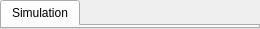
        <widget class="QTabWidget" name="tabWidget_Simulation">
         <property name="sizePolicy">
          <sizepolicy hsizetype="Minimum" vsizetype="Preferred">
           <horstretch>0</horstretch>
           <verstretch>0</verstretch>
          </sizepolicy>
         </property>
         <property name="minimumSize">
          <size>
           <width>260</width>
           <height>0</height>
          </size>
         </property>
         <property name="currentIndex">
          <number>0</number>
         </property>
         <widget class="QWidget" name="tab_3">
          <attribute name="title">
           <string>Simulation</string>
          </attribute>
          <widget class="QCheckBox" name="stats">
           <property name="geometry">
            <rect>
             <x>150</x>
             <y>170</y>
             <width>93</width>
             <height>31</height>
            </rect>
           </property>
           <property name="text">
            <string>Gather stats</string>
           </property>
           <property name="checked">
            <bool>false</bool>
           </property>
          </widget>
          <widget class="QPushButton" name="pushButton_SimStop">
           <property name="geometry">
            <rect>
             <x>170</x>
             <y>40</y>
             <width>41</width>
             <height>41</height>
            </rect>
           </property>
           <property name="toolTip">
            <string>Stop and restart from begining</string>
           </property>
           <property name="text">
            <string/>
           </property>
           <property name="icon">
            <iconset resource="resources.qrc">
             <normaloff>:/Icons/Icons/Stop.png</normaloff>:/Icons/Icons/Stop.png</iconset>
           </property>
           <property name="iconSize">
            <size>
             <width>32</width>
             <height>32</height>
            </size>
           </property>
          </widget>
          <widget class="QPushButton" name="pushButton_SimPause">
           <property name="geometry">
            <rect>
             <x>120</x>
             <y>40</y>
             <width>41</width>
             <height>41</height>
            </rect>
           </property>
           <property name="toolTip">
            <string>Pause simulation</string>
           </property>
           <property name="text">
            <string/>
           </property>
           <property name="icon">
            <iconset resource="resources.qrc">
             <normaloff>:/Icons/Icons/Pause.png</normaloff>:/Icons/Icons/Pause.png</iconset>
           </property>
           <property name="iconSize">
            <size>
             <width>32</width>
             <height>32</height>
            </size>
           </property>
          </widget>
          <widget class="QLabel" name="label_11">
           <property name="geometry">
            <rect>
             <x>170</x>
             <y>80</y>
             <width>63</width>
             <height>31</height>
            </rect>
           </property>
           <property name="text">
            <string>Nb of years</string>
           </property>
          </widget>
          <widget class="QSpinBox" name="nbYears">
           <property name="enabled">
            <bool>true</bool>
           </property>
           <property name="geometry">
            <rect>
             <x>170</x>
             <y>105</y>
             <width>61</width>
             <height>25</height>
            </rect>
           </property>
           <property name="toolTip">
            <string>Number of years simulated</string>
           </property>
           <property name="minimum">
            <number>1</number>
           </property>
           <property name="maximum">
            <number>100000</number>
           </property>
           <property name="singleStep">
            <number>1</number>
           </property>
           <property name="value">
            <number>600</number>
           </property>
          </widget>
          <widget class="QPushButton" name="pushButton_SimSteps">
           <property name="geometry">
            <rect>
             <x>120</x>
             <y>90</y>
             <width>41</width>
             <height>41</height>
            </rect>
           </property>
           <property name="toolTip">
            <string>N simulation step</string>
           </property>
           <property name="text">
            <string/>
           </property>
           <property name="icon">
            <iconset resource="resources.qrc">
             <normaloff>:/Icons/Icons/Steps.png</normaloff>:/Icons/Icons/Steps.png</iconset>
           </property>
           <property name="iconSize">
            <size>
             <width>32</width>
             <height>32</height>
            </size>
           </property>
          </widget>
          <widget class="QPushButton" name="pushButton_SimStart">
           <property name="geometry">
            <rect>
             <x>70</x>
             <y>40</y>
             <width>41</width>
             <height>41</height>
            </rect>
           </property>
           <property name="toolTip">
            <string>Play simulation</string>
           </property>
           <property name="text">
            <string/>
           </property>
           <property name="icon">
            <iconset resource="resources.qrc">
             <normaloff>:/Icons/Icons/Play.png</normaloff>:/Icons/Icons/Play.png</iconset>
           </property>
           <property name="iconSize">
            <size>
             <width>30</width>
             <height>30</height>
            </size>
           </property>
          </widget>
          <widget class="QPushButton" name="sim_seed">
           <property name="geometry">
            <rect>
             <x>10</x>
             <y>40</y>
             <width>41</width>
             <height>41</height>
            </rect>
           </property>
           <property name="toolTip">
            <string>Generate seeds</string>
           </property>
           <property name="text">
            <string/>
           </property>
           <property name="icon">
            <iconset resource="resources.qrc">
             <normaloff>:/Icons/Icons/Seed.png</normaloff>:/Icons/Icons/Seed.png</iconset>
           </property>
           <property name="iconSize">
            <size>
             <width>32</width>
             <height>32</height>
            </size>
           </property>
          </widget>
          <widget class="QPushButton" name="pushButton_SimStep">
           <property name="geometry">
            <rect>
             <x>70</x>
             <y>90</y>
             <width>41</width>
             <height>41</height>
            </rect>
           </property>
           <property name="toolTip">
            <string>One simulation step</string>
           </property>
           <property name="text">
            <string/>
           </property>
           <property name="icon">
            <iconset resource="resources.qrc">
             <normaloff>:/Icons/Icons/Step.png</normaloff>:/Icons/Icons/Step.png</iconset>
           </property>
           <property name="iconSize">
            <size>
             <width>32</width>
             <height>32</height>
            </size>
           </property>
          </widget>
          <widget class="QPushButton" name="pushButton_SimReload">
           <property name="geometry">
            <rect>
             <x>10</x>
             <y>90</y>
             <width>41</width>
             <height>41</height>
            </rect>
           </property>
           <property name="toolTip">
            <string>Reload the starting scene</string>
           </property>
           <property name="text">
            <string/>
           </property>
           <property name="icon">
            <iconset resource="resources.qrc">
             <normaloff>:/Icons/Icons/Reload.png</normaloff>:/Icons/Icons/Reload.png</iconset>
           </property>
           <property name="iconSize">
            <size>
             <width>32</width>
             <height>32</height>
            </size>
           </property>
          </widget>
          <widget class="Line" name="line">
           <property name="geometry">
            <rect>
             <x>50</x>
             <y>40</y>
             <width>20</width>
             <height>91</height>
            </rect>
           </property>
           <property name="orientation">
            <enum>Qt::Orientation::Vertical</enum>
           </property>
          </widget>
          <widget class="QLabel" name="label">
           <property name="geometry">
            <rect>
             <x>8</x>
             <y>10</y>
             <width>91</width>
             <height>20</height>
            </rect>
           </property>
           <property name="text">
            <string>Simulation time</string>
           </property>
          </widget>
          <widget class="QDoubleSpinBox" name="nbYearsSimulated">
           <property name="geometry">
            <rect>
             <x>100</x>
             <y>10</y>
             <width>71</width>
             <height>22</height>
            </rect>
           </property>
           <property name="toolTip">
            <string>Time simulated</string>
           </property>
           <property name="decimals">
            <number>1</number>
           </property>
           <property name="maximum">
            <double>5000.000000000000000</double>
           </property>
           <property name="value">
            <double>0.000000000000000</double>
           </property>
          </widget>
          <widget class="QRadioButton" name="display_species">
           <property name="geometry">
            <rect>
             <x>10</x>
             <y>140</y>
             <width>111</width>
             <height>17</height>
            </rect>
           </property>
           <property name="text">
            <string>Tree Species</string>
           </property>
           <property name="checked">
            <bool>true</bool>
           </property>
          </widget>
          <widget class="QRadioButton" name="display_height">
           <property name="geometry">
            <rect>
             <x>10</x>
             <y>160</y>
             <width>111</width>
             <height>17</height>
            </rect>
           </property>
           <property name="text">
            <string>Tree Heights</string>
           </property>
          </widget>
          <widget class="QRadioButton" name="display_fire">
           <property name="geometry">
            <rect>
             <x>150</x>
             <y>140</y>
             <width>111</width>
             <height>17</height>
            </rect>
           </property>
           <property name="text">
            <string>WildFire</string>
           </property>
          </widget>
          <widget class="QRadioButton" name="display_saplings">
           <property name="geometry">
            <rect>
             <x>10</x>
             <y>180</y>
             <width>111</width>
             <height>17</height>
            </rect>
           </property>
           <property name="text">
            <string>Saplings</string>
           </property>
          </widget>
         </widget>
        </widget>
